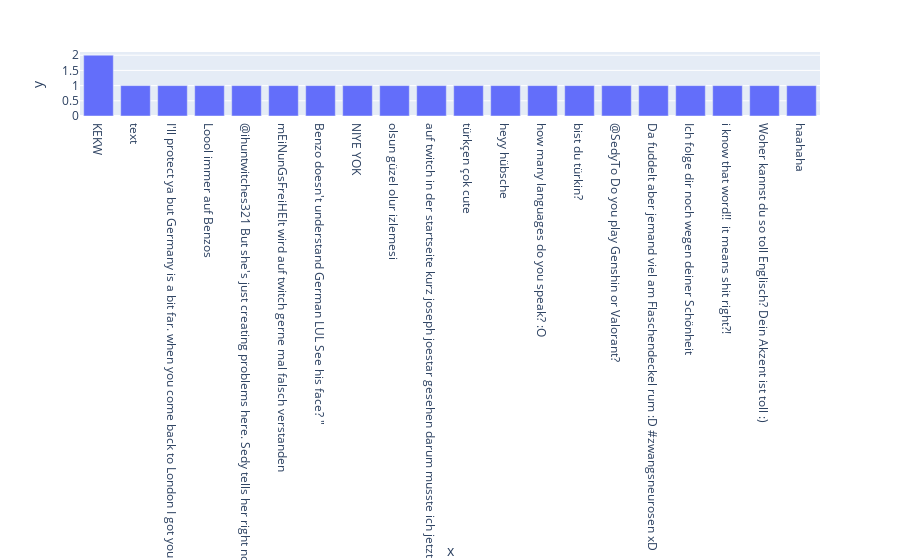

Notebook code for this chart:
### Code cell
import itertools
from collections import Counter
from wordcloud import WordCloud
import plotly.express as px


print(f'Es wurden {len(all_messages)} Nachrichten geschrieben')  
print(f'Es haben {len(authors)} User geschrieben')
#print(f'{round(len(all_messages) / len(authors), 3)} ...ist der Lurker Index.')
print(f'{round( len(authors) / len(all_messages) * 100, 2)}' + '%' + ' ...engagement rate. (100% = Jeder user hat eine Nachricht geschrieben)')



#MOST WORDS COUNTER
most_common_words = Counter(all_messages).most_common(20)
#PLOT
fig = px.bar(x=[word[0] for word in most_common_words], y=[word[1] for word in most_common_words])
fig.show()

### Figure 1 — Plotly figure (JSON) as saved in the notebook; plotly's stock layout.template omitted (floating-point values rounded to 4 significant figures)
{"data": [{"alignmentgroup": "True", "hovertemplate": "x=%{x}<br>y=%{y}<extra></extra>", "legendgroup": "", "marker": {"color": "#636efa", "pattern": {"shape": ""}}, "name": "", "offsetgroup": "", "orientation": "v", "showlegend": false, "textposition": "auto", "type": "bar", "x": ["KEKW", "text", "I'll protect ya but Germany is a bit far. when you come back to London I got you lol 😆.  @sedyto\n\"\n", "Loool immer auf Benzos", "@ihuntwitches321 But she's just creating problems here. Sedy tells her right now, that she should stop the discussions, everything fine\n\"\n", "mEiNunGsFreiHEIt wird auf twitch gerne mal falsch verstanden", "Benzo doesn't understand German LUL See his face?\n\"\n", "NIYE YOK", "olsun güzel olur izlemesi", "auf twitch in der startseite kurz joseph joestar gesehen darum musste ich jetzt einfach reinschauen yaa widepeepoHappy", "türkçen çok cute", "heyy hübsche", "how many languages do you speak? :O", "bist du türkin?", "@SedyTo Do you play Genshin or Valorant?", "Da fuddelt aber jemand viel am Flaschendeckel rum :D #zwangsneurosen xD", "Ich folge dir noch wegen deiner Schönheit", "i know that word!!  it means shit right?!", "Woher kannst du so toll Englisch? Dein Akzent ist toll :)", "haahaha"], "xaxis": "x", "y": [2, 1, 1, 1, 1, 1, 1, 1, 1, 1, 1, 1, 1, 1, 1, 1, 1, 1, 1, 1], "yaxis": "y"}], "layout": {"barmode": "relative", "legend": {"tracegroupgap": 0}, "margin": {"t": 60}, "xaxis": {"anchor": "y", "domain": [0, 1], "title": {"text": "x"}}, "yaxis": {"anchor": "x", "domain": [0, 1], "title": {"text": "y"}}}}
